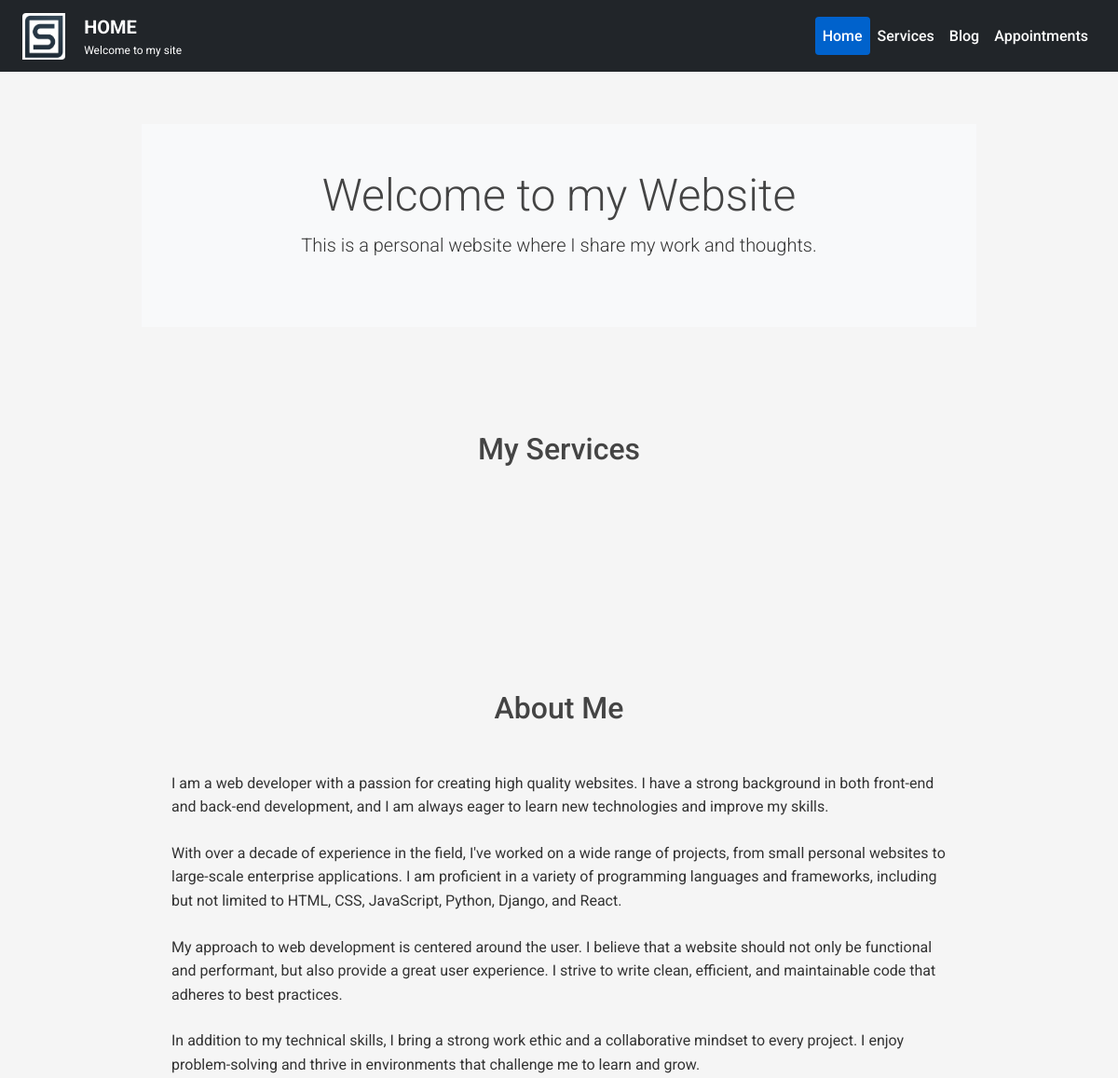
Before: / (upper part) with the older database file.
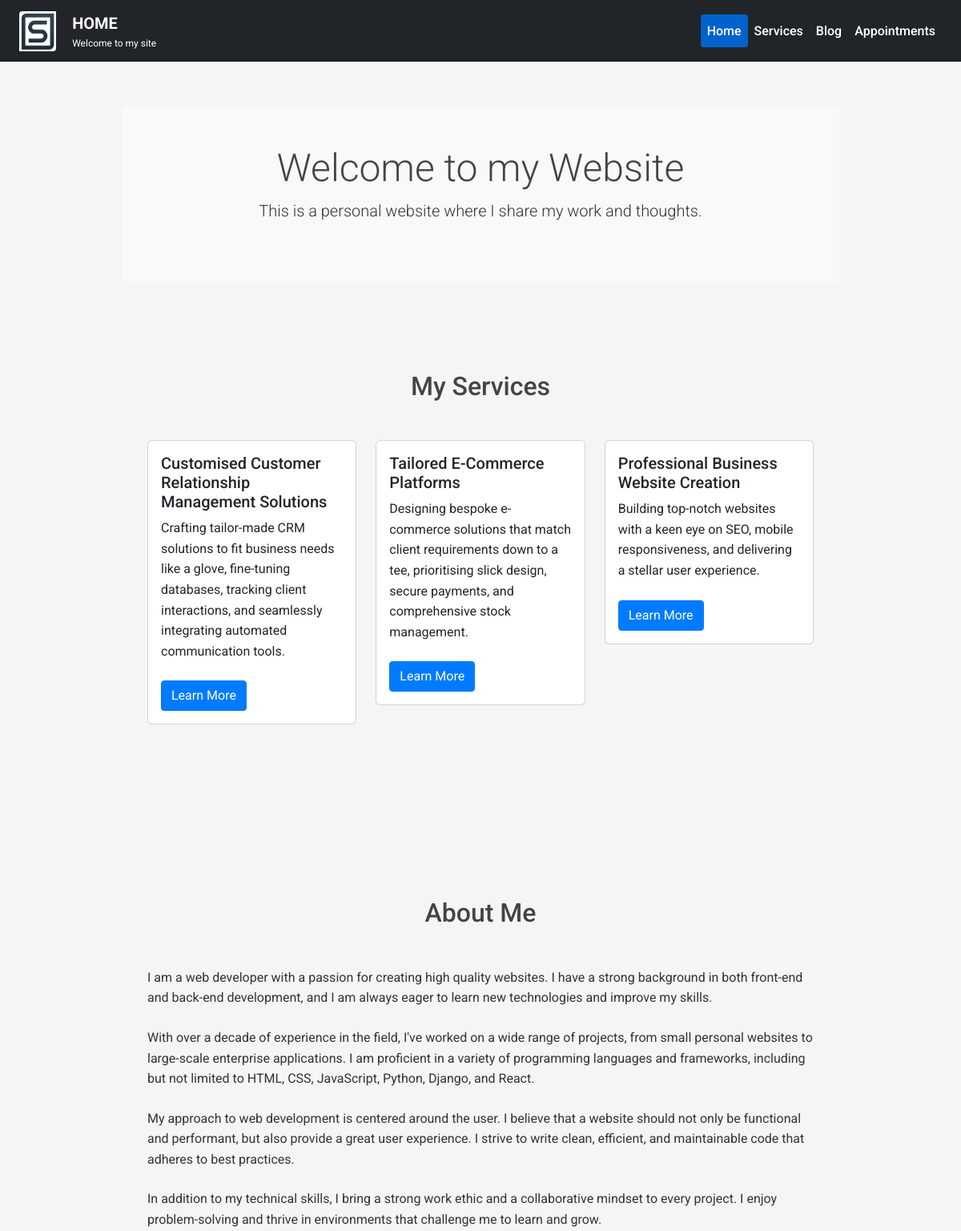
After: the same page with the newer database file.
### services/models.py (models this page shows, shortened)
class Service(models.Model):
    title = models.CharField(max_length=200)
    description = models.TextField()
    link = models.URLField(max_length=200, blank=True, null=True)

### home/views.py (the view)
# urls.py: path('', home_view, name='home'),
def home_view(request):
    latest_blog_posts = BlogPost.objects.order_by('-created_at')[:3]
    services = Service.objects.all()[:3]
    context = {
        'latest_blog_posts': latest_blog_posts,
        'services': services,
    }
    return render(request, 'home/home.html', context)

### home/templates/home/home.html (shortened to what this page needs)
{% extends "base.html" %}
{% block content %}
<section class="hero-section py-3 bg-light text-center">
    <div class="container">
        <h1 class="display-5">Welcome to my Website</h1>
        <p class="lead">This is a personal website where I share my work and thoughts.</p>
    </div>
</section>
<section class="services-section py-5">
    <div class="container">
        <h2 class="text-center mb-5">My Services</h2>
        <div class="row">
            {% for service in services %}
            <div class="col-md-4 mb-4">
                <div class="card">
                    <div class="card-body">
                        <h5 class="card-title">{{ service.title }}</h5>
                        <p class="card-text">{{ service.description }}</p>
                        <a href="{{ service.link }}" class="btn btn-primary">Learn More</a>
                    </div>
                </div>
            </div>
            {% endfor %}
        </div>
    </div>
</section>
<section class="about-section py-5">
    <div class="container">
        <h2 class="text-center mb-5">About Me</h2>
        <p>I am a web developer with a passion for creating high quality websites. I have a strong background in both
            front-end and back-end development, and I am always eager to learn new technologies and improve my skills.
        </p>
        <p>With over a decade of experience in the field, I've worked on a wide range of projects, from small personal
            websites to large-scale enterprise applications. I am proficient in a variety of programming languages and
            frameworks, including but not limited to HTML, CSS, JavaScript, Python, Django, and React.</p>
        <p>My approach to web development is centered around the user. I believe that a website should not only be
            functional and performant, but also provide a great user experience. I strive to write clean, efficient, and
            maintainable code that adheres to best practices.</p>
        <p>In addition to my technical skills, I bring a strong work ethic and a collaborative mindset to every project.
            I enjoy problem-solving and thrive in environments that challenge me to learn and grow.</p>
    </div>
</section>
{% endblock %}

Changed rows visible on the page:
added Service: title "Customised Customer Relationship Management Solutions", description "Crafting tailor-made CRM solutions to fit business needs like a glove, fine-tuning databases, tracking client interactions, and seamlessly integrating automated communication tools."
added Service: title "Tailored E-Commerce Platforms", description "Designing bespoke e-commerce solutions that match client requirements down to a tee, prioritising slick design, secure payments, and comprehensive stock management."
added Service: title "Professional Business Website Creation", description "Building top-notch websites with a keen eye on SEO, mobile responsiveness, and delivering a stellar user experience."
